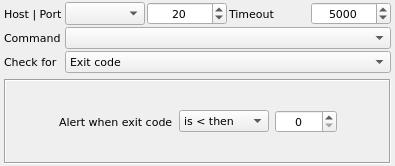
<?xml version="1.0" encoding="UTF-8"?>
<ui version="4.0">
 <class>SshWidget</class>
 <widget class="QWidget" name="SshWidget">
  <property name="geometry">
   <rect>
    <x>0</x>
    <y>0</y>
    <width>395</width>
    <height>166</height>
   </rect>
  </property>
  <property name="font">
   <font>
    <family>DejaVu Sans</family>
    <pointsize>8</pointsize>
   </font>
  </property>
  <property name="windowTitle">
   <string>SSH Test</string>
  </property>
  <property name="toolTip">
   <string>SSH Test</string>
  </property>
  <property name="statusTip">
   <string>SSH Test</string>
  </property>
  <property name="locale">
   <locale language="English" country="UnitedStates"/>
  </property>
  <layout class="QVBoxLayout" name="verticalLayout">
   <property name="leftMargin">
    <number>4</number>
   </property>
   <property name="topMargin">
    <number>2</number>
   </property>
   <property name="rightMargin">
    <number>4</number>
   </property>
   <property name="bottomMargin">
    <number>2</number>
   </property>
   <item>
    <layout class="QFormLayout" name="formLayout">
     <property name="horizontalSpacing">
      <number>2</number>
     </property>
     <property name="verticalSpacing">
      <number>2</number>
     </property>
     <item row="0" column="0">
      <widget class="QLabel" name="label_9">
       <property name="text">
        <string>Host | Port</string>
       </property>
      </widget>
     </item>
     <item row="0" column="1">
      <layout class="QHBoxLayout" name="horizontalLayout">
       <item>
        <widget class="QComboBox" name="comboBox_6">
         <property name="sizePolicy">
          <sizepolicy hsizetype="Preferred" vsizetype="Preferred">
           <horstretch>0</horstretch>
           <verstretch>0</verstretch>
          </sizepolicy>
         </property>
        </widget>
       </item>
       <item>
        <widget class="QSpinBox" name="spinBox_5">
         <property name="sizePolicy">
          <sizepolicy hsizetype="Minimum" vsizetype="Preferred">
           <horstretch>0</horstretch>
           <verstretch>0</verstretch>
          </sizepolicy>
         </property>
         <property name="alignment">
          <set>Qt::AlignCenter</set>
         </property>
         <property name="minimum">
          <number>1</number>
         </property>
         <property name="maximum">
          <number>65535</number>
         </property>
         <property name="value">
          <number>20</number>
         </property>
        </widget>
       </item>
       <item>
        <widget class="QLabel" name="label_12">
         <property name="text">
          <string>Timeout</string>
         </property>
        </widget>
       </item>
       <item>
        <widget class="QSpinBox" name="spinBox_6">
         <property name="sizePolicy">
          <sizepolicy hsizetype="Minimum" vsizetype="Preferred">
           <horstretch>0</horstretch>
           <verstretch>0</verstretch>
          </sizepolicy>
         </property>
         <property name="alignment">
          <set>Qt::AlignCenter</set>
         </property>
         <property name="maximum">
          <number>60000</number>
         </property>
         <property name="value">
          <number>5000</number>
         </property>
        </widget>
       </item>
      </layout>
     </item>
     <item row="1" column="0">
      <widget class="QLabel" name="label_13">
       <property name="text">
        <string>Command</string>
       </property>
      </widget>
     </item>
     <item row="1" column="1">
      <widget class="QComboBox" name="comboBox_7">
       <property name="sizePolicy">
        <sizepolicy hsizetype="Expanding" vsizetype="Preferred">
         <horstretch>0</horstretch>
         <verstretch>0</verstretch>
        </sizepolicy>
       </property>
      </widget>
     </item>
     <item row="2" column="0">
      <widget class="QLabel" name="label_14">
       <property name="text">
        <string>Check for</string>
       </property>
      </widget>
     </item>
     <item row="2" column="1">
      <widget class="QComboBox" name="comboBox_8">
       <property name="sizePolicy">
        <sizepolicy hsizetype="Preferred" vsizetype="Preferred">
         <horstretch>0</horstretch>
         <verstretch>0</verstretch>
        </sizepolicy>
       </property>
       <item>
        <property name="text">
         <string>Exit code</string>
        </property>
       </item>
       <item>
        <property name="text">
         <string>Text output</string>
        </property>
       </item>
       <item>
        <property name="text">
         <string>Shell script result</string>
        </property>
       </item>
      </widget>
     </item>
    </layout>
   </item>
   <item>
    <widget class="QStackedWidget" name="sshPageControl2">
     <property name="frameShape">
      <enum>QFrame::Box</enum>
     </property>
     <property name="frameShadow">
      <enum>QFrame::Sunken</enum>
     </property>
     <property name="currentIndex">
      <number>0</number>
     </property>
     <widget class="QWidget" name="ExitCode">
      <layout class="QVBoxLayout" name="verticalLayout_4">
       <item>
        <layout class="QHBoxLayout" name="horizontalLayout_4">
         <item>
          <spacer name="horizontalSpacer">
           <property name="orientation">
            <enum>Qt::Horizontal</enum>
           </property>
           <property name="sizeHint" stdset="0">
            <size>
             <width>40</width>
             <height>20</height>
            </size>
           </property>
          </spacer>
         </item>
         <item>
          <widget class="QLabel" name="Label230">
           <property name="text">
            <string>Alert when exit code</string>
           </property>
          </widget>
         </item>
         <item>
          <widget class="QComboBox" name="sshExitModeCombo">
           <item>
            <property name="text">
             <string>is &lt; then</string>
            </property>
           </item>
           <item>
            <property name="text">
             <string>is &gt; then</string>
            </property>
           </item>
           <item>
            <property name="text">
             <string>is = to</string>
            </property>
           </item>
           <item>
            <property name="text">
             <string>is &lt;&gt; from</string>
            </property>
           </item>
          </widget>
         </item>
         <item>
          <widget class="QSpinBox" name="sshExitCodeEdit">
           <property name="alignment">
            <set>Qt::AlignCenter</set>
           </property>
           <property name="maximum">
            <number>99999</number>
           </property>
           <property name="value">
            <number>0</number>
           </property>
          </widget>
         </item>
         <item>
          <spacer name="horizontalSpacer_2">
           <property name="orientation">
            <enum>Qt::Horizontal</enum>
           </property>
           <property name="sizeHint" stdset="0">
            <size>
             <width>40</width>
             <height>20</height>
            </size>
           </property>
          </spacer>
         </item>
        </layout>
       </item>
      </layout>
     </widget>
     <widget class="QWidget" name="TextOutput">
      <layout class="QVBoxLayout" name="verticalLayout_2">
       <property name="spacing">
        <number>0</number>
       </property>
       <property name="leftMargin">
        <number>0</number>
       </property>
       <property name="topMargin">
        <number>0</number>
       </property>
       <property name="rightMargin">
        <number>0</number>
       </property>
       <property name="bottomMargin">
        <number>0</number>
       </property>
       <item>
        <layout class="QHBoxLayout" name="horizontalLayout_6">
         <property name="spacing">
          <number>0</number>
         </property>
         <property name="topMargin">
          <number>2</number>
         </property>
         <property name="bottomMargin">
          <number>2</number>
         </property>
         <item>
          <widget class="QLabel" name="Label231">
           <property name="text">
            <string>Alert if</string>
           </property>
          </widget>
         </item>
         <item>
          <widget class="QComboBox" name="sshLookModeCombo">
           <item>
            <property name="text">
             <string>string present</string>
            </property>
           </item>
           <item>
            <property name="text">
             <string>string absent</string>
            </property>
           </item>
           <item>
            <property name="text">
             <string>expression true</string>
            </property>
           </item>
          </widget>
         </item>
         <item>
          <widget class="QLineEdit" name="sshTextEdit"/>
         </item>
        </layout>
       </item>
       <item>
        <widget class="QFrame" name="Panel8">
         <property name="sizePolicy">
          <sizepolicy hsizetype="Preferred" vsizetype="Maximum">
           <horstretch>0</horstretch>
           <verstretch>0</verstretch>
          </sizepolicy>
         </property>
         <property name="frameShape">
          <enum>QFrame::Panel</enum>
         </property>
         <property name="frameShadow">
          <enum>QFrame::Sunken</enum>
         </property>
         <layout class="QHBoxLayout" name="horizontalLayout_5">
          <property name="spacing">
           <number>0</number>
          </property>
          <property name="leftMargin">
           <number>0</number>
          </property>
          <property name="topMargin">
           <number>0</number>
          </property>
          <property name="rightMargin">
           <number>0</number>
          </property>
          <property name="bottomMargin">
           <number>0</number>
          </property>
          <item>
           <spacer name="horizontalSpacer_3">
            <property name="orientation">
             <enum>Qt::Horizontal</enum>
            </property>
            <property name="sizeType">
             <enum>QSizePolicy::Preferred</enum>
            </property>
            <property name="sizeHint" stdset="0">
             <size>
              <width>40</width>
              <height>6</height>
             </size>
            </property>
           </spacer>
          </item>
          <item>
           <widget class="QCheckBox" name="sshCaseChk">
            <property name="sizePolicy">
             <sizepolicy hsizetype="Minimum" vsizetype="Maximum">
              <horstretch>0</horstretch>
              <verstretch>0</verstretch>
             </sizepolicy>
            </property>
            <property name="text">
             <string>Case sensitive</string>
            </property>
           </widget>
          </item>
          <item>
           <widget class="QCheckBox" name="sshWordsChk">
            <property name="sizePolicy">
             <sizepolicy hsizetype="Minimum" vsizetype="Maximum">
              <horstretch>0</horstretch>
              <verstretch>0</verstretch>
             </sizepolicy>
            </property>
            <property name="text">
             <string>Whole words only</string>
            </property>
           </widget>
          </item>
          <item>
           <widget class="QCheckBox" name="sshMacrosChk">
            <property name="sizePolicy">
             <sizepolicy hsizetype="Minimum" vsizetype="Maximum">
              <horstretch>0</horstretch>
              <verstretch>0</verstretch>
             </sizepolicy>
            </property>
            <property name="text">
             <string>Macros</string>
            </property>
           </widget>
          </item>
          <item>
           <spacer name="horizontalSpacer_4">
            <property name="orientation">
             <enum>Qt::Horizontal</enum>
            </property>
            <property name="sizeType">
             <enum>QSizePolicy::Fixed</enum>
            </property>
            <property name="sizeHint" stdset="0">
             <size>
              <width>40</width>
              <height>6</height>
             </size>
            </property>
           </spacer>
          </item>
         </layout>
        </widget>
       </item>
      </layout>
     </widget>
     <widget class="QWidget" name="ShellScriptResult">
      <layout class="QVBoxLayout" name="verticalLayout_3">
       <property name="spacing">
        <number>0</number>
       </property>
       <property name="leftMargin">
        <number>0</number>
       </property>
       <property name="topMargin">
        <number>0</number>
       </property>
       <property name="rightMargin">
        <number>0</number>
       </property>
       <property name="bottomMargin">
        <number>0</number>
       </property>
       <item>
        <widget class="QPlainTextEdit" name="Memo1">
         <property name="palette">
          <palette>
           <active>
            <colorrole role="Base">
             <brush brushstyle="SolidPattern">
              <color alpha="255">
               <red>238</red>
               <green>234</green>
               <blue>230</blue>
              </color>
             </brush>
            </colorrole>
           </active>
           <inactive>
            <colorrole role="Base">
             <brush brushstyle="SolidPattern">
              <color alpha="255">
               <red>238</red>
               <green>234</green>
               <blue>230</blue>
              </color>
             </brush>
            </colorrole>
           </inactive>
           <disabled>
            <colorrole role="Base">
             <brush brushstyle="SolidPattern">
              <color alpha="255">
               <red>239</red>
               <green>235</green>
               <blue>231</blue>
              </color>
             </brush>
            </colorrole>
           </disabled>
          </palette>
         </property>
         <property name="inputMethodHints">
          <set>Qt::ImhMultiLine</set>
         </property>
         <property name="frameShape">
          <enum>QFrame::Panel</enum>
         </property>
         <property name="frameShadow">
          <enum>QFrame::Sunken</enum>
         </property>
         <property name="verticalScrollBarPolicy">
          <enum>Qt::ScrollBarAlwaysOff</enum>
         </property>
         <property name="horizontalScrollBarPolicy">
          <enum>Qt::ScrollBarAlwaysOff</enum>
         </property>
         <property name="sizeAdjustPolicy">
          <enum>QAbstractScrollArea::AdjustIgnored</enum>
         </property>
         <property name="readOnly">
          <bool>true</bool>
         </property>
         <property name="plainText">
          <string>Script output should be a text string like scriptres:&lt;test status&gt;:[&lt;reply value&gt;]
E.g. scriptres:Ok:120 Mb
See manual for details</string>
         </property>
         <property name="backgroundVisible">
          <bool>false</bool>
         </property>
         <property name="centerOnScroll">
          <bool>false</bool>
         </property>
        </widget>
       </item>
      </layout>
     </widget>
    </widget>
   </item>
  </layout>
 </widget>
 <resources/>
 <connections/>
</ui>
